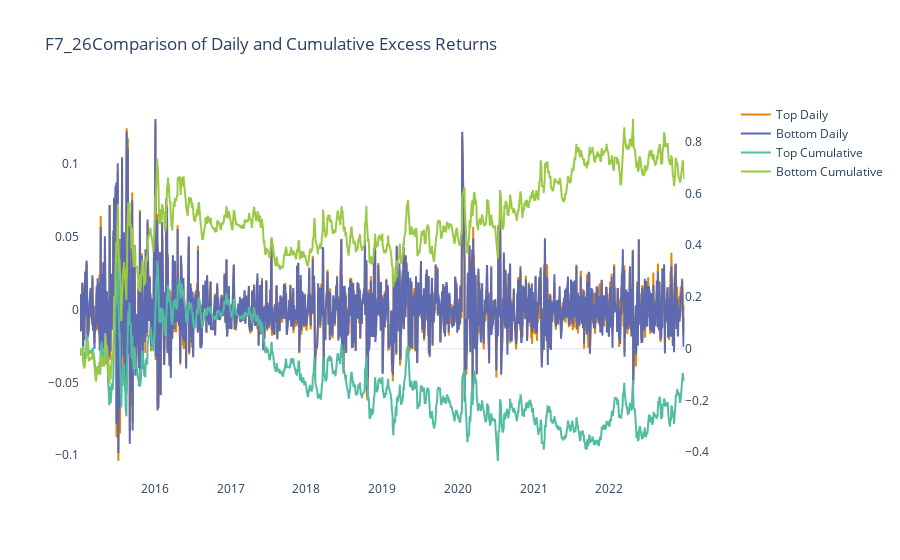

The notebook cell saved with this chart:
### Code cell
factor26 = t1.OneFactorTest(F7_26,S_DQ_OPEN)
factor26.plot_comparison_with_benchmark(test1,'F7_26')
display(factor26.compare_with_benchmark(test1,'F7_26',False).tail(1))
display(factor26.eval_combined(test1))

### Figure 1 — Plotly figure (JSON) as saved in the notebook; plotly's stock layout.template omitted (floating-point values rounded to 4 significant figures; data arrays with more than 128 entries replaced by an {"elided": "..."} marker saying what was removed)
{"data": [{"name": "Top Daily", "type": "scatter", "x": {"elided": "1947 str values"}, "xaxis": "x", "y": {"elided": "1947 float values"}, "yaxis": "y"}, {"name": "Bottom Daily", "type": "scatter", "x": {"elided": "1947 str values"}, "xaxis": "x", "y": {"elided": "1947 float values"}, "yaxis": "y"}, {"name": "Top Cumulative", "type": "scatter", "x": {"elided": "1947 str values"}, "xaxis": "x", "y": {"elided": "1947 float values"}, "yaxis": "y2"}, {"name": "Bottom Cumulative", "type": "scatter", "x": {"elided": "1947 str values"}, "xaxis": "x", "y": {"elided": "1947 float values"}, "yaxis": "y2"}], "layout": {"autosize": true, "colorway": ["rgb(229, 134, 6)", "rgb(93, 105, 177)", "rgb(82, 188, 163)", "rgb(153, 201, 69)", "rgb(204, 97, 176)", "rgb(36, 121, 108)", "rgb(218, 165, 27)", "rgb(47, 138, 196)", "rgb(118, 78, 159)", "rgb(237, 100, 90)", "rgb(165, 170, 153)"], "plot_bgcolor": "white", "title": {"text": "F7_26Comparison of Daily and Cumulative Excess Returns"}, "xaxis": {"anchor": "y", "domain": [0, 0.94], "showgrid": false}, "yaxis": {"anchor": "x", "domain": [0, 1], "showgrid": false}, "yaxis2": {"anchor": "x", "overlaying": "y", "showgrid": false, "side": "right"}}}
